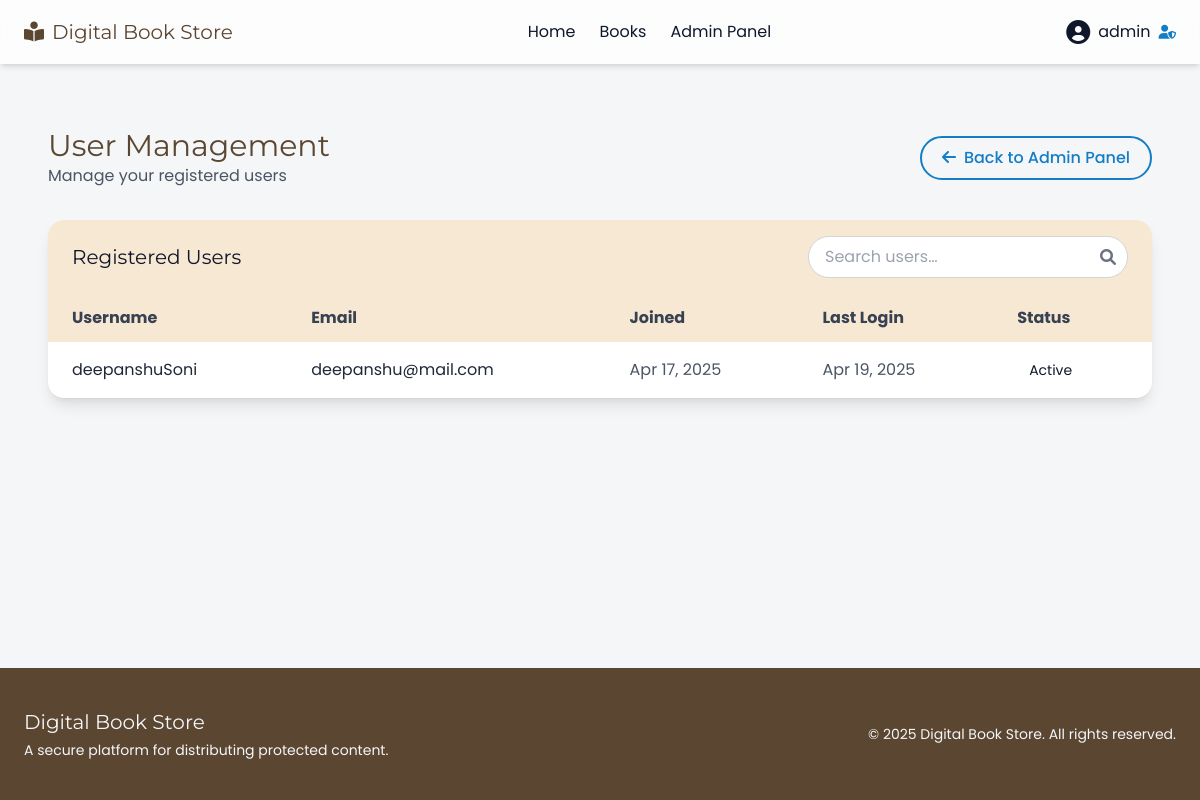
/books/admin-panel/users/ (signed in), run on an earlier commit of the app's database.
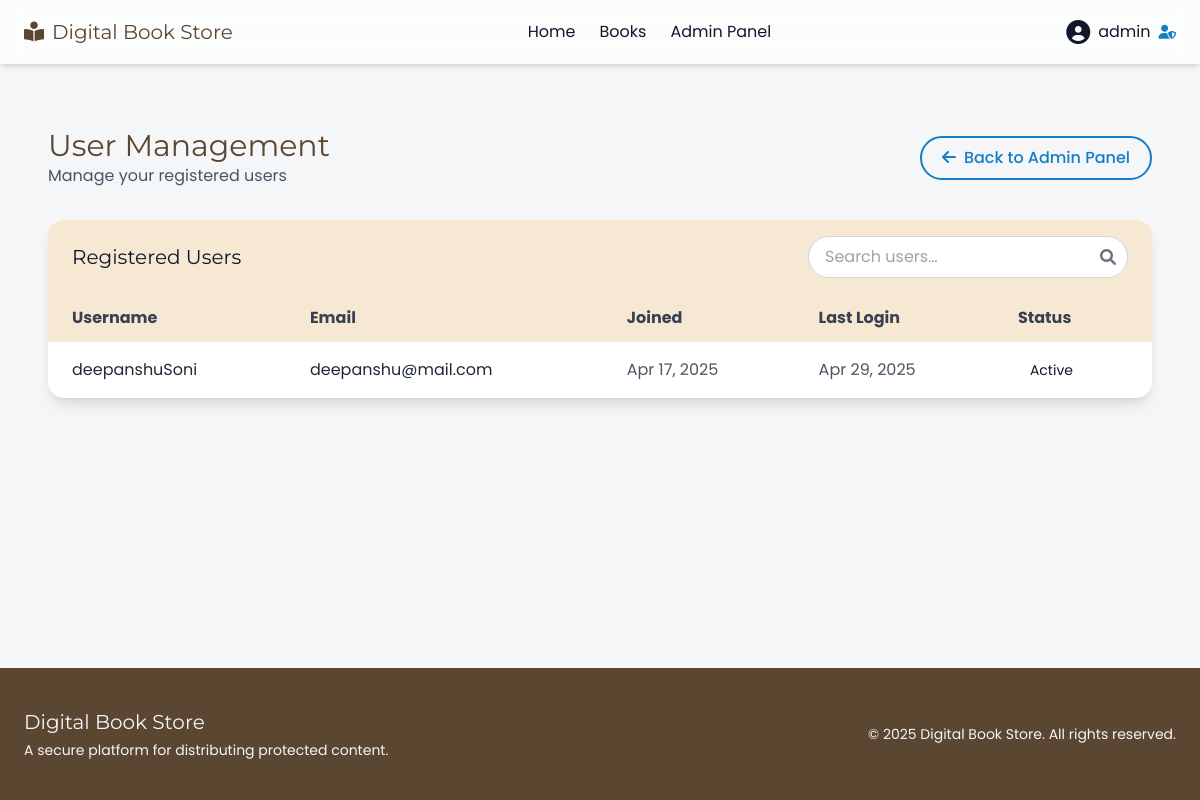
And on a later commit of the database.
### accounts/models.py (models this page shows)
class User(AbstractUser):
    is_admin = models.BooleanField(default=False)

### books/views.py (the view)
# urls.py: path('admin-panel/users/', views.UserManagementView.as_view(), name='user_management'),
class UserManagementView(AdminRequiredMixin, ListView):
    model = User
    template_name = 'books/user_management.html'
    context_object_name = 'users'
    def get_queryset(self):
        return User.objects.filter(is_admin=False)

### books/views.py (called while the page is built)
    def test_func(self):
        return self.request.user.is_authenticated and self.request.user.is_admin

### templates/books/user_management.html (shortened to what this page needs)
{% extends 'base.html' %}
{% block content %}
<section class="bg-light py-16">
  <div class="max-w-6xl mx-auto px-6">
    <div class="flex justify-between items-center mb-8">
      <div>
        <h2 class="font-heading text-3xl text-primary">User Management</h2>
        <p class="font-body text-gray-600">Manage your registered users</p>
      </div>
      <a href="{% url 'admin_panel' %}"
         class="font-medium px-5 py-2 border-2 border-secondary text-secondary rounded-full hover:bg-secondary hover:text-white transition">
        <i class="fas fa-arrow-left mr-2"></i>Back to Admin Panel
      </a>
    </div>
    <div class="bg-white rounded-2xl shadow-lg overflow-hidden">
      <div class="flex justify-between items-center bg-neutral px-6 py-4">
        <h3 class="font-heading text-xl text-dark">Registered Users</h3>
        <div class="relative max-w-xs">
          <input id="userSearch"
                 type="text"
                 placeholder="Search users…"
                 class="w-full pl-4 pr-10 py-2 rounded-full border border-gray-300 focus:outline-none focus:ring-2 focus:ring-secondary">
          <i class="fas fa-search absolute right-3 top-1/2 transform -translate-y-1/2 text-gray-500"></i>
        </div>
      </div>
      {% if users %}
      <div class="overflow-x-auto">
        <table id="usersTable" class="min-w-full text-left">
          <thead class="bg-neutral">
            <tr>
              <th class="px-6 py-3 font-body text-gray-700">Username</th>
              <th class="px-6 py-3 font-body text-gray-700">Email</th>
              <th class="px-6 py-3 font-body text-gray-700">Joined</th>
              <th class="px-6 py-3 font-body text-gray-700">Last Login</th>
              <th class="px-6 py-3 font-body text-gray-700">Status</th>
            </tr>
          </thead>
          <tbody class="divide-y divide-gray-200">
            {% for u in users %}
            <tr class="hover:bg-neutral/50 transition">
              <td class="px-6 py-4 font-body text-gray-800">{{ u.username }}</td>
              <td class="px-6 py-4 font-body text-gray-800">{{ u.email }}</td>
              <td class="px-6 py-4 font-body text-gray-600">{{ u.date_joined|date:"M d, Y" }}</td>
              <td class="px-6 py-4 font-body text-gray-600">{{ u.last_login|date:"M d, Y" }}</td>
              <td class="px-6 py-4">
                {% if u.is_active %}
                <span class="px-3 py-1 bg-success/10 text-success rounded-full text-sm">Active</span>
                {% else %}
                <span class="px-3 py-1 bg-danger/10 text-danger rounded-full text-sm">Inactive</span>
                {% endif %}
              </td>
            </tr>
            {% endfor %}
          </tbody>
        </table>
      </div>
      {% else %}
      <div class="py-20 text-center text-gray-500">
        <i class="fas fa-users text-6xl mb-4"></i>
        <h3 class="font-heading text-2xl mb-2">No Registered Users</h3>
        <p class="font-body">When someone signs up, they’ll appear here.</p>
      </div>
      {% endif %}
    </div>
  </div>
</section>
{% endblock %}

What changed in the data, as far as the page shows it:
changed User "deepanshuSoni": last_login "Apr 19, 2025" → "Apr 29, 2025"
